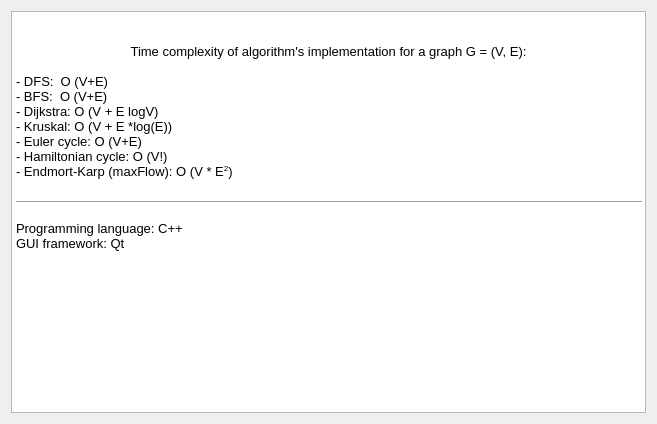
<?xml version="1.0" encoding="UTF-8"?>
<ui version="4.0">
 <class>About</class>
 <widget class="QDialog" name="About">
  <property name="geometry">
   <rect>
    <x>0</x>
    <y>0</y>
    <width>657</width>
    <height>424</height>
   </rect>
  </property>
  <property name="windowTitle">
   <string>About</string>
  </property>
  <layout class="QVBoxLayout" name="verticalLayout">
   <item>
    <widget class="QTextBrowser" name="textBrowser">
     <property name="tabletTracking">
      <bool>false</bool>
     </property>
     <property name="html">
      <string>&lt;!DOCTYPE HTML PUBLIC &quot;-//W3C//DTD HTML 4.0//EN&quot; &quot;http://www.w3.org/TR/REC-html40/strict.dtd&quot;&gt;
&lt;html&gt;&lt;head&gt;&lt;meta name=&quot;qrichtext&quot; content=&quot;1&quot; /&gt;&lt;style type=&quot;text/css&quot;&gt;
p, li { white-space: pre-wrap; }
&lt;/style&gt;&lt;/head&gt;&lt;body style=&quot; font-family:'MS Shell Dlg 2'; font-size:7.8pt; font-weight:400; font-style:normal;&quot;&gt;
&lt;p align=&quot;center&quot; style=&quot;-qt-paragraph-type:empty; margin-top:0px; margin-bottom:0px; margin-left:0px; margin-right:0px; -qt-block-indent:0; text-indent:0px;&quot;&gt;&lt;br /&gt;&lt;/p&gt;
&lt;p align=&quot;center&quot; style=&quot;-qt-paragraph-type:empty; margin-top:0px; margin-bottom:0px; margin-left:0px; margin-right:0px; -qt-block-indent:0; text-indent:0px; font-size:10pt;&quot;&gt;&lt;br /&gt;&lt;/p&gt;
&lt;p align=&quot;center&quot; style=&quot; margin-top:0px; margin-bottom:0px; margin-left:0px; margin-right:0px; -qt-block-indent:0; text-indent:0px;&quot;&gt;&lt;span style=&quot; font-size:10pt;&quot;&gt;Time complexity of algorithm's implementation for a graph G = (V, E):&lt;/span&gt;&lt;/p&gt;
&lt;p align=&quot;center&quot; style=&quot;-qt-paragraph-type:empty; margin-top:0px; margin-bottom:0px; margin-left:0px; margin-right:0px; -qt-block-indent:0; text-indent:0px; font-size:10pt;&quot;&gt;&lt;br /&gt;&lt;/p&gt;
&lt;p style=&quot; margin-top:0px; margin-bottom:0px; margin-left:0px; margin-right:0px; -qt-block-indent:0; text-indent:0px;&quot;&gt;&lt;span style=&quot; font-size:10pt;&quot;&gt;- DFS:  O (V+E)&lt;/span&gt;&lt;/p&gt;
&lt;p style=&quot; margin-top:0px; margin-bottom:0px; margin-left:0px; margin-right:0px; -qt-block-indent:0; text-indent:0px;&quot;&gt;&lt;span style=&quot; font-size:10pt;&quot;&gt;- BFS:  O (V+E)&lt;/span&gt;&lt;/p&gt;
&lt;p style=&quot; margin-top:0px; margin-bottom:0px; margin-left:0px; margin-right:0px; -qt-block-indent:0; text-indent:0px;&quot;&gt;&lt;span style=&quot; font-size:10pt;&quot;&gt;- Dijkstra: O (V + E logV)&lt;/span&gt;&lt;/p&gt;
&lt;p style=&quot; margin-top:0px; margin-bottom:0px; margin-left:0px; margin-right:0px; -qt-block-indent:0; text-indent:0px;&quot;&gt;&lt;span style=&quot; font-size:10pt;&quot;&gt;- Kruskal: O (V + E *log(E))&lt;/span&gt;&lt;/p&gt;
&lt;p style=&quot; margin-top:0px; margin-bottom:0px; margin-left:0px; margin-right:0px; -qt-block-indent:0; text-indent:0px;&quot;&gt;&lt;span style=&quot; font-size:10pt;&quot;&gt;- Euler cycle: O (V+E)&lt;/span&gt;&lt;/p&gt;
&lt;p style=&quot; margin-top:0px; margin-bottom:0px; margin-left:0px; margin-right:0px; -qt-block-indent:0; text-indent:0px;&quot;&gt;&lt;span style=&quot; font-size:10pt;&quot;&gt;- Hamiltonian cycle: O (V!)&lt;/span&gt;&lt;/p&gt;
&lt;p style=&quot; margin-top:0px; margin-bottom:0px; margin-left:0px; margin-right:0px; -qt-block-indent:0; text-indent:0px;&quot;&gt;&lt;span style=&quot; font-size:10pt;&quot;&gt;- Endmort-Karp (maxFlow): O (V * E&lt;/span&gt;&lt;span style=&quot; font-size:10pt; vertical-align:super;&quot;&gt;2&lt;/span&gt;&lt;span style=&quot; font-size:10pt;&quot;&gt;)&lt;/span&gt;&lt;/p&gt;
&lt;p style=&quot;-qt-paragraph-type:empty; margin-top:0px; margin-bottom:0px; margin-left:0px; margin-right:0px; -qt-block-indent:0; text-indent:0px; font-size:10pt;&quot;&gt;&lt;br /&gt;&lt;/p&gt;
&lt;hr /&gt;
&lt;p style=&quot;-qt-paragraph-type:empty; margin-top:0px; margin-bottom:0px; margin-left:0px; margin-right:0px; -qt-block-indent:0; text-indent:0px;&quot;&gt;&lt;br /&gt;&lt;/p&gt;
&lt;p style=&quot; margin-top:0px; margin-bottom:0px; margin-left:0px; margin-right:0px; -qt-block-indent:0; text-indent:0px;&quot;&gt;&lt;span style=&quot; font-size:10pt;&quot;&gt;Programming language: C++&lt;/span&gt;&lt;/p&gt;
&lt;p style=&quot; margin-top:0px; margin-bottom:0px; margin-left:0px; margin-right:0px; -qt-block-indent:0; text-indent:0px;&quot;&gt;&lt;span style=&quot; font-size:10pt;&quot;&gt;GUI framework: Qt&lt;/span&gt;&lt;/p&gt;
&lt;p style=&quot;-qt-paragraph-type:empty; margin-top:0px; margin-bottom:0px; margin-left:0px; margin-right:0px; -qt-block-indent:0; text-indent:0px; font-size:10pt;&quot;&gt;&lt;br /&gt;&lt;/p&gt;
&lt;p style=&quot;-qt-paragraph-type:empty; margin-top:0px; margin-bottom:0px; margin-left:0px; margin-right:0px; -qt-block-indent:0; text-indent:0px;&quot;&gt;&lt;br /&gt;&lt;/p&gt;&lt;/body&gt;&lt;/html&gt;</string>
     </property>
    </widget>
   </item>
  </layout>
 </widget>
 <resources/>
 <connections/>
</ui>
